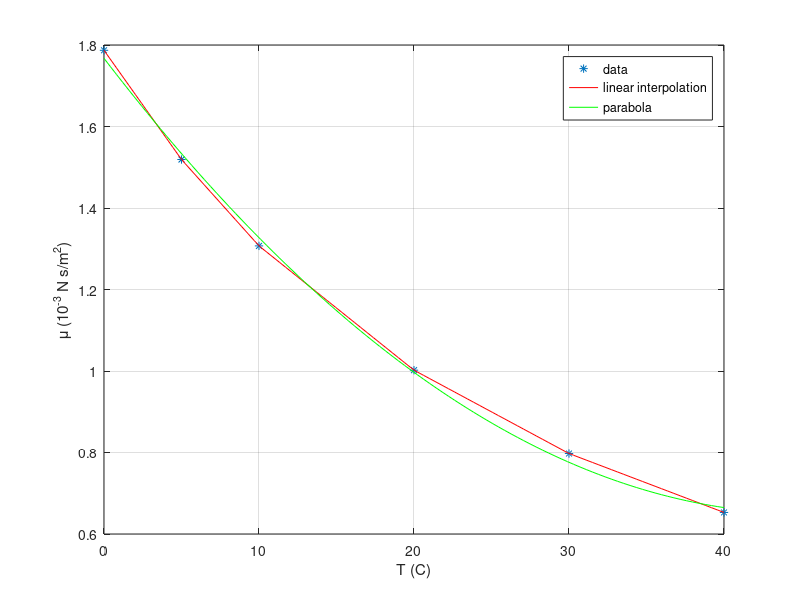

MATLAB code to generate this figure:
% TOPIC: regression
% TITLE: Viscosity of water at 7.5 C: linear interpolation and parabola by polynomial regression
% SOURCE: Class solution sheet "Curve-fitting and Interpolation"; Chapra Prob. 15.17
% KEYWORDS: dynamic viscosity, water, temperature, linear interpolation, interp1, polynomial regression, parabola, predict, plot
% PROBLEM:
% Dynamic viscosity of water mu (10^-3 N s/m^2) is related to temperature T (C): T = 0 5 10 20 30 40,
% mu = 1.787 1.519 1.307 1.002 0.7975 0.6529. (a) Plot this data. (b) Use linear interpolation to predict mu at
% T = 7.5 C. (c) Use polynomial regression to fit a parabola to the data in order to make the same prediction.
% CHECK: abs(mu_lin - 1.413) < 1e-12 && abs(mu_par - 1.426889) < 1e-6
% CODE:
T = [0 5 10 20 30 40];
mu = [1.787 1.519 1.307 1.002 0.7975 0.6529];
mu_lin = interp1(T, mu, 7.5);
p = polyfit(T, mu, 2);
mu_par = polyval(p, 7.5);
disp('(b)')
fprintf('linear interpolation: mu(7.5) = %.4f x 10^-3 N s/m^2\n', mu_lin);
disp('(c)')
fprintf('parabola mu = %.4e T^2 %+.4e T %+.4f: mu(7.5) = %.4f x 10^-3 N s/m^2\n', p(1), p(2), p(3), mu_par);
Tp = linspace(0, 40);
figure; plot(T, mu, '*', Tp, interp1(T, mu, Tp), '-r', Tp, polyval(p, Tp), '-g'); grid on;
xlabel('T (C)'); ylabel('\mu (10^{-3} N s/m^2)'); legend('data', 'linear interpolation', 'parabola');
